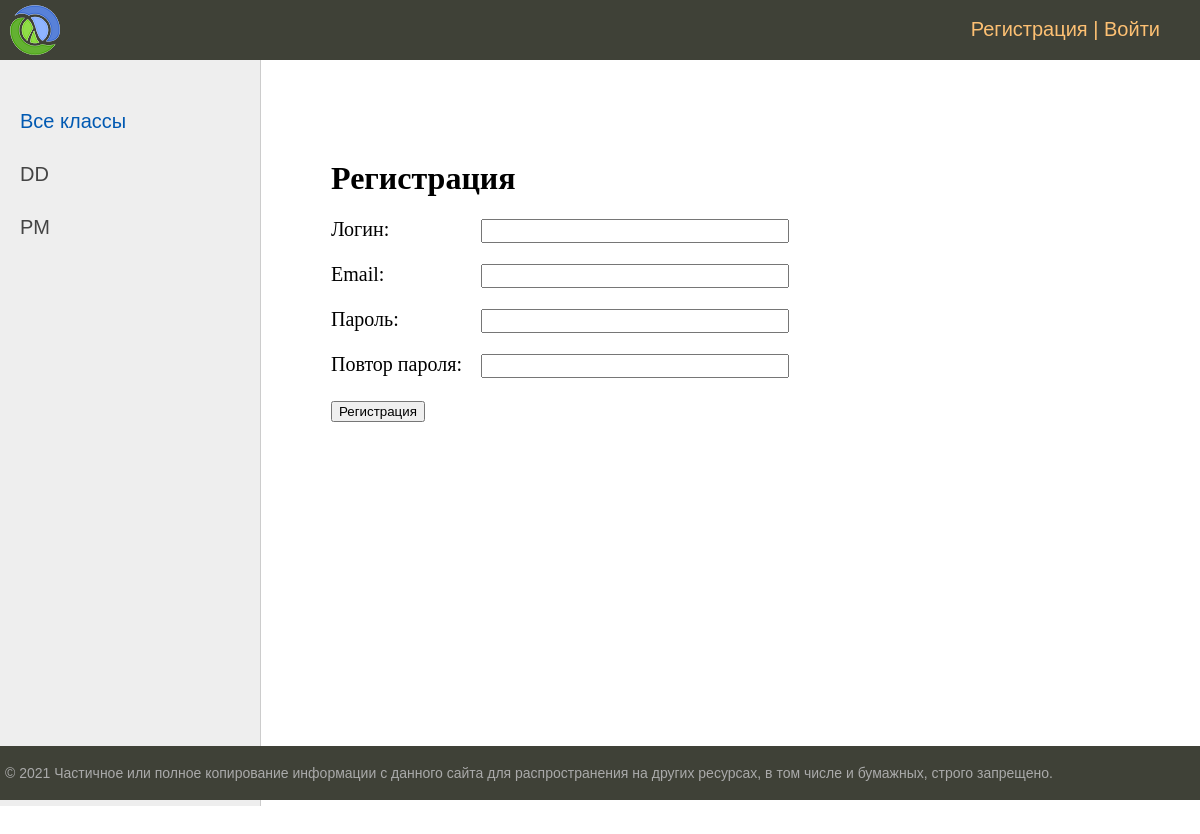
The page /register/ on the database as committed earlier.
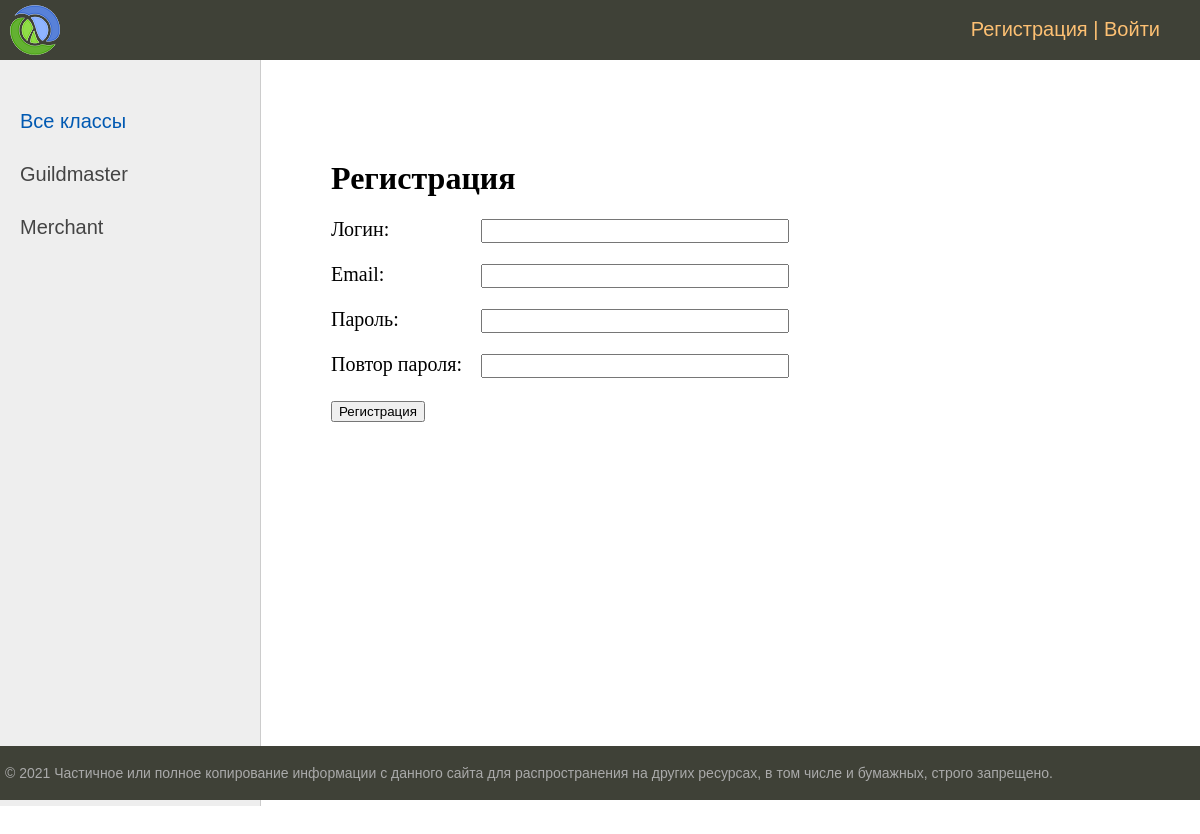
The same page on the database as committed later.
### ads/models.py (models this page shows, shortened)
class Category(models.Model):
    name = models.CharField(max_length=255, choices=POSITION)
    slug = models.SlugField(max_length=255, unique=True, verbose_name="URL")
    def get_absolute_url(self):
        return reverse('category', kwargs={'category_slug': self.slug})

### users/views.py (the view, shortened to what this page needs)
# urls.py: path('register/', UserRegister.as_view(), name='register'),
class UserRegister(DataMixin, CreateView):
    form_class = RegisterUserForm
    template_name = 'register.html'
    success_url = reverse_lazy('login')
    raise_exception = True
    def get_context_data(self, **kwargs):
        context = super().get_context_data(**kwargs)
        c_def = self.get_user_context(title='Регистрация')
        return dict(list(context.items()) + list(c_def.items()))

### users/forns.py
class RegisterUserForm(UserCreationForm):
    username = forms.CharField(label='Логин', widget=forms.TextInput(attrs={'class': 'form-input'}))
    email = forms.EmailField(label='Email', widget=forms.EmailInput(attrs={'class': 'form-input'}))
    password1 = forms.CharField(label='Пароль', widget=forms.PasswordInput(attrs={'class': 'form-input'}))
    password2 = forms.CharField(label='Повтор пароля', widget=forms.PasswordInput(attrs={'class': 'form-input'}))
    class Meta:
        model = User
        fields = ('username', 'email', 'password1', 'password2')

### ads/utils.py (called while the page is built)
        def get_user_context(self, **kwargs):
                context = kwargs
                categories = Category.objects.annotate(Count('post'))
                user_menu = menu.copy()
                if not self.request.user.is_authenticated:
                        user_menu.pop(0)
                context['menu'] = user_menu
                context['categories'] = categories
                if 'cat_selected' not in context:
                        context['cat_selected'] = 0
                return context

### templates/register.html (shortened to what this page needs)
{% extends 'base.html' %}
{% block content %}
<h1>{{title}}</h1>
<form method="post">
{% for f in form %}
<p><label class="form-label" for="{{ f.id_for_label }}">{{f.label}}: </label>{{ f }}</p>
{% endfor %}
    <button type="submit">Регистрация</button>
</form>
{% endblock %}

### templates/base.html (shortened to what this page needs)
{% load static %}
{% load custom_tags %}
<!DOCTYPE html>
<html>
<head>
	<link type="text/css" href="{% static 'css/styles.css' %}" rel="stylesheet" />
</head>
<body>
<table class="table-page" border=0 cellpadding="0" cellspacing="0">
<tr><td valign=top>
{% block mainmenu %}
		<div class="header">
			<ul id="mainmenu" class="mainmenu">
			<li class="logo"><a href="{% url 'post_list' %}"><div class="logo"></div></a></li>
				{% if request.user.is_authenticated %}
				<li class="last"> {{user.username}} | <a href="{% url 'logout' %}">Выйти</a></li>
				{% else %}
				<li class="last"><a href="{% url 'register' %}">Регистрация</a> | <a href="{% url 'login' %}">Войти</a></li>
				{% endif %}
			</ul>
		</div>
{% endblock mainmenu %}
<table class="table-content" border=0 cellpadding="0" cellspacing="0">
<tr>
	<td valign="top" class="left-chapters">
	<ul id="leftchapters">
{% if cat_selected == 0 %}
		<li class="selected">Все классы</li>
{% else %}
		<li><a href="{% url 'post_list' %}">Все классы</a></li>
{% endif %}
{% for c in categories %}
{% if c.post__count > 0  %}
	{% if c.pk == cat_selected %}
		<li class="selected">{{c.name}}</li>
	{% else %}
		<li><a href="{{c.get_absolute_url}}">{{c.name}}</a></li>
	{% endif %}
{% endif %}
{% endfor %}
	</ul>
</td>
<td valign="top" class="content">
	<div class="content-text">
{% block content %}
{% endblock %}
	</div>
</td></tr></table>
</td></tr>
<tr><td valign=top>
	<div id="footer">
		<p>&copy; 2021 Частичное или полное копирование информации с данного сайта для распространения на других ресурсах, в том числе и бумажных, строго запрещено.</p>
	</div>
</td></tr></table>
</body>
</html>

Rows that differ between the two databases and show on the page:
changed Category: name "DD" → "Guildmaster"
changed Category: name "PM" → "Merchant"
